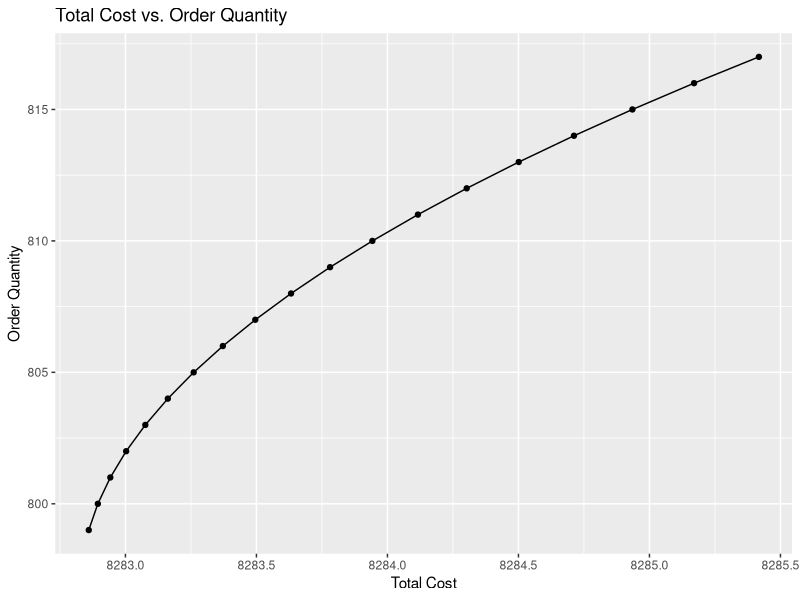
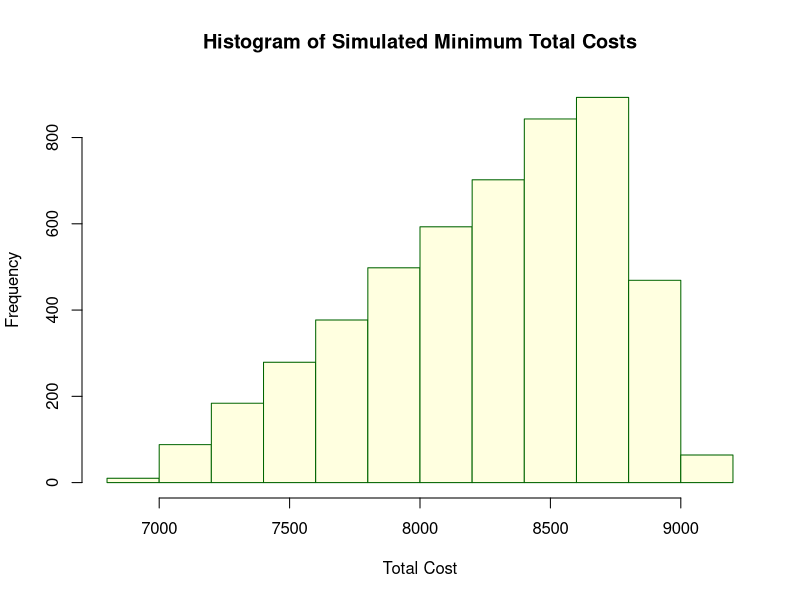
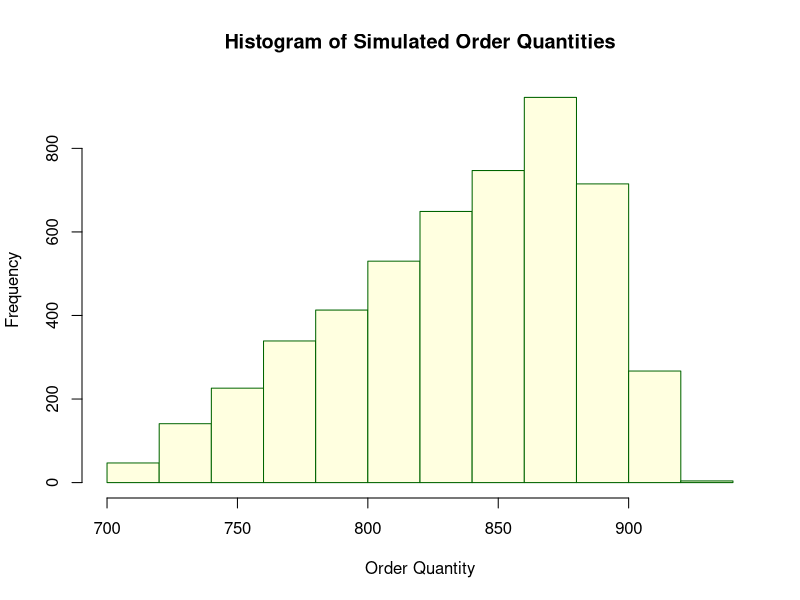
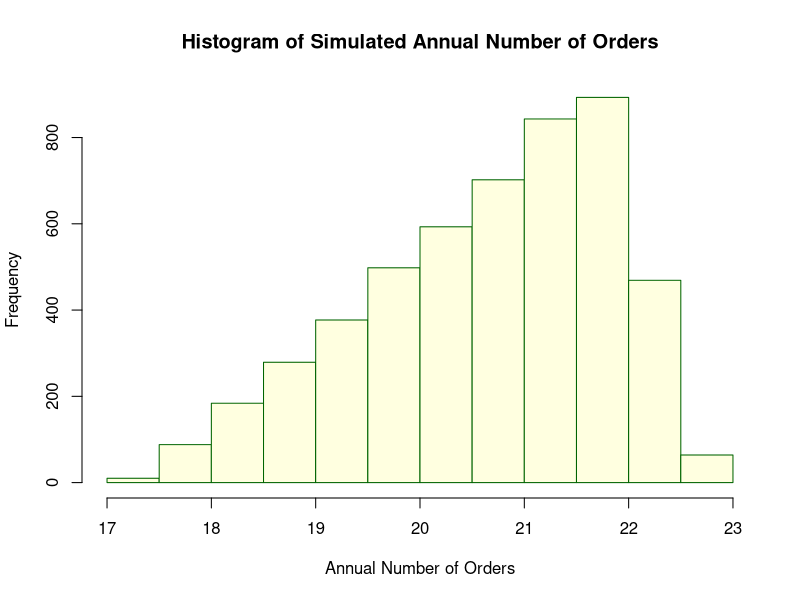
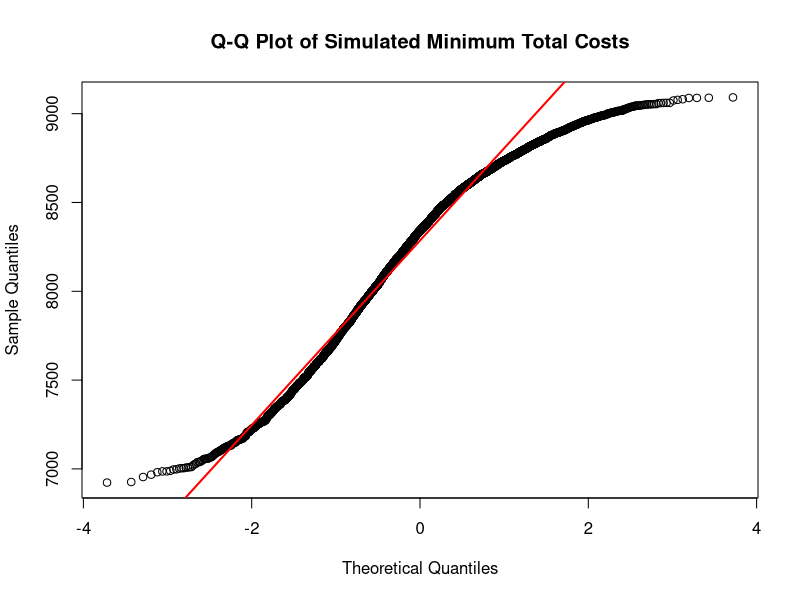
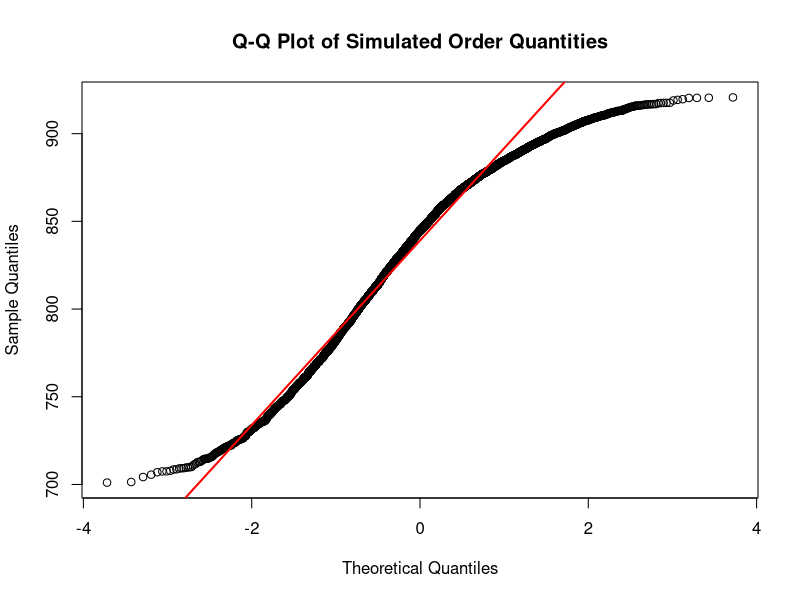
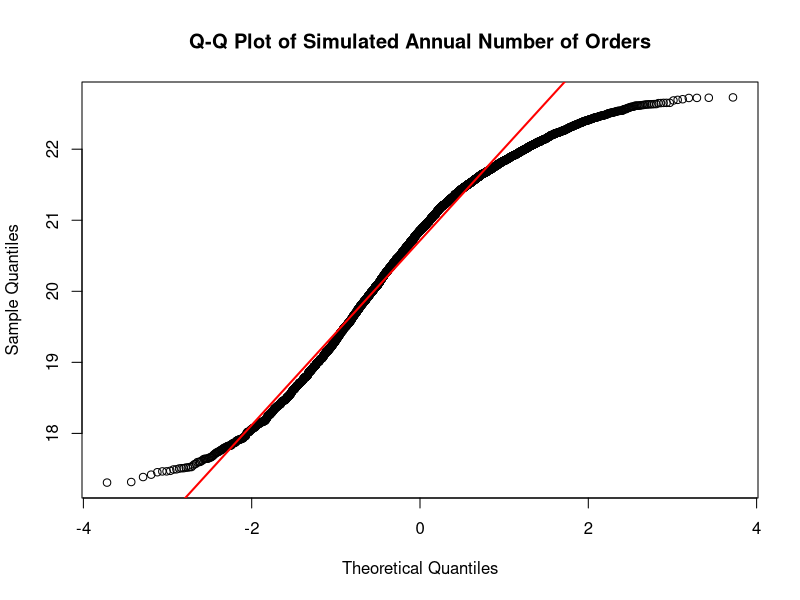
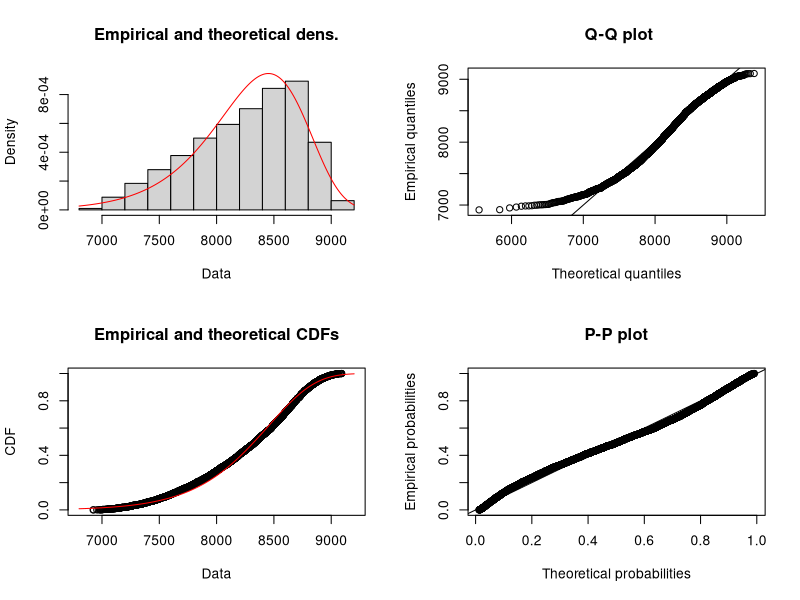

Here is the R script that generated these plots, in order:
# Shubham Nilesh Palande
# ALY60650: Introduction to Enterprise Analytics
# Module 4: A Prescriptive Model for Strategic Decision-making, An Inventory Management Decision Model

# Clears the variable
rm(list=ls())
# Clears the plot
dev.off()
# Clears the Console
cat("\014")

# Libraries
library(tidyverse)
library(fitdistrplus)

# Data from the given Problem
Annual_Demand <- 16500
Unit_Cost <- 79
Order_Cost <- 200
Opportunity_Cost <- 0.125 * Unit_Cost # Opportunity cost 12.5% of Unit Cost

################ Part-1 ##################

# Economic Order Quantity
Economic_OQ <- sqrt(2 * Annual_Demand * Order_Cost / Opportunity_Cost)
Reorder_Point <- Economic_OQ *1.9

# Annual Order Cost
Annual_OC <- (Annual_Demand / Economic_OQ) * Order_Cost

# Annual Holding Cost
Annual_HC <- (Economic_OQ / 2) * Opportunity_Cost

# Total Inventory Cost
Total_IC <- Annual_OC + Annual_HC

cat("Economic Order Quantity:", Economic_OQ, "\n")
cat("Reorder Point:", Reorder_Point, "\n")
cat("Annual Order Cost:", Annual_OC, "\n")
cat("Annual Holding Cost:", Annual_HC, "\n")
cat("Total Inventory Cost:", Total_IC, "\n")

# Creating a sequence of Economic Order Quantities
Order_Quantities <- seq(799, Economic_OQ, by = 1)

# Calculating Total Cost
Total_Costs = (Annual_Demand*Order_Cost/Order_Quantities) + (Order_Quantities/1.9*Opportunity_Cost)

# Creating a Data Frame of Order Quantity and Total Cost
Inventory_Data <- data.frame(OrderQuantity = Order_Quantities, TotalCost = Total_Costs)

# Line Plot for Total Cost and Order Quantity
ggplot(Inventory_Data, aes(x = TotalCost, y = OrderQuantity)) +
  geom_point() +
  geom_line() +
  labs(title = "Total Cost vs. Order Quantity", x = "Total Cost", y = "Order Quantity") +
  theme_gray()

################ Part-2 ##################

# Data from the given Problem
Dem_min <- 12000
Dem_max <- 21000
Dem_mode <- 19000
NO_simulations <- 5000

# Creating a Triangular Function
triangular_func <- function(n, min, max, mode) {
  U <- runif(n)
  Unit_Cost <- (mode - min) / (max - min)
  return(ifelse(U < Unit_Cost, min + sqrt(U * (max - min) * (mode - min)), max - sqrt((1 - U) * (max - min) * (max - mode))))
}

# Converting Costs, Order Quantities, Annual Order to numeric type
Simulated_C <- numeric(NO_simulations)
Simulated_OQ <- numeric(NO_simulations)
Simulated_AO <- numeric(NO_simulations)

# Using Triangular Function to fill values using for loop
for (i in 1:NO_simulations) {
  Dem_Sim <- triangular_func(1, Dem_min, Dem_max, Dem_mode)
  Economic_OQ_S <- sqrt(2 * Dem_Sim * Order_Cost / Opportunity_Cost)
  Total_IC_S <- (Dem_Sim / Economic_OQ_S) * Order_Cost + (Economic_OQ_S / 2) * Opportunity_Cost
  Simulated_C[i] <- Total_IC_S
  Simulated_OQ[i] <- Economic_OQ_S
  Simulated_AO[i] <- Dem_Sim / Economic_OQ_S
}

# Calculation of Cost, Order Quantities, Annual Orders at Confidence Interval of 95%
Confidence_C <- mean(Simulated_C) + c(-1, 1) * 1.96 * sd(Simulated_C) / sqrt(NO_simulations)
Confidence_OQ <- mean(Simulated_OQ) + c(-1, 1) * 1.96 * sd(Simulated_OQ) / sqrt(NO_simulations)
Confidence_AO <- mean(Simulated_AO) + c(-1, 1) * 1.96 * sd(Simulated_AO) / sqrt(NO_simulations)

cat("Confidence Interval for Minimum Total Cost:", Confidence_C, "\n")
cat("Confidence interval for Order Quantity:", Confidence_OQ, "\n")
cat("Confidence interval for Annual Number of Orders:", Confidence_AO, "\n")

# Histograms for Simulated Minimum Total Costs, Simulated Order Quantities, and Simulated Annual Number of Orders
hist(Simulated_C, 
     main = "Histogram of Simulated Minimum Total Costs", 
     xlab = "Total Cost", 
     ylab = "Frequency", 
     col = "lightyellow", 
     border = "darkgreen")

hist(Simulated_OQ, 
     main = "Histogram of Simulated Order Quantities", 
     xlab = "Order Quantity", 
     ylab = "Frequency", 
     col = "lightyellow", 
     border = "darkgreen")

hist(Simulated_AO, 
     main = "Histogram of Simulated Annual Number of Orders", 
     xlab = "Annual Number of Orders", 
     ylab = "Frequency", 
     col = "lightyellow", 
     border = "darkgreen")

# Q-Q Plot for Simulated Minimum Total Costs, Simulated Order Quantities, and Simulated Annual Number of Orders
qqnorm(Simulated_C, main = "Q-Q Plot of Simulated Minimum Total Costs")
qqline(Simulated_C, col = "red", lwd = 2)
qqnorm(Simulated_OQ, main = "Q-Q Plot of Simulated Order Quantities")
qqline(Simulated_OQ, col = "red", lwd = 2)
qqnorm(Simulated_AO, main = "Q-Q Plot of Simulated Annual Number of Orders")
qqline(Simulated_AO, col = "red", lwd = 2)

# Validating with the Goodness of Fit Test
gof1 <- fitdist(Simulated_C, "weibull", method="mle")
gofstat(gof1)
gof2 <- fitdist(Simulated_OQ,"weibull", method="mle")
gofstat(gof2)
gof3 <- fitdist(Simulated_AO,"weibull", method="mle")
gofstat(gof3)

# Summary of Goodness of Fit Test Results
summary(gof1)
summary(gof2)
summary(gof3)

# Plotting the Goodness of Fit Test Results
plot(gof1)
plot(gof2)
plot(gof3)

# Clears the variable
rm(list=ls())
# Clears the plotcat
dev.off()
# Clears the Console
cat("\014")
